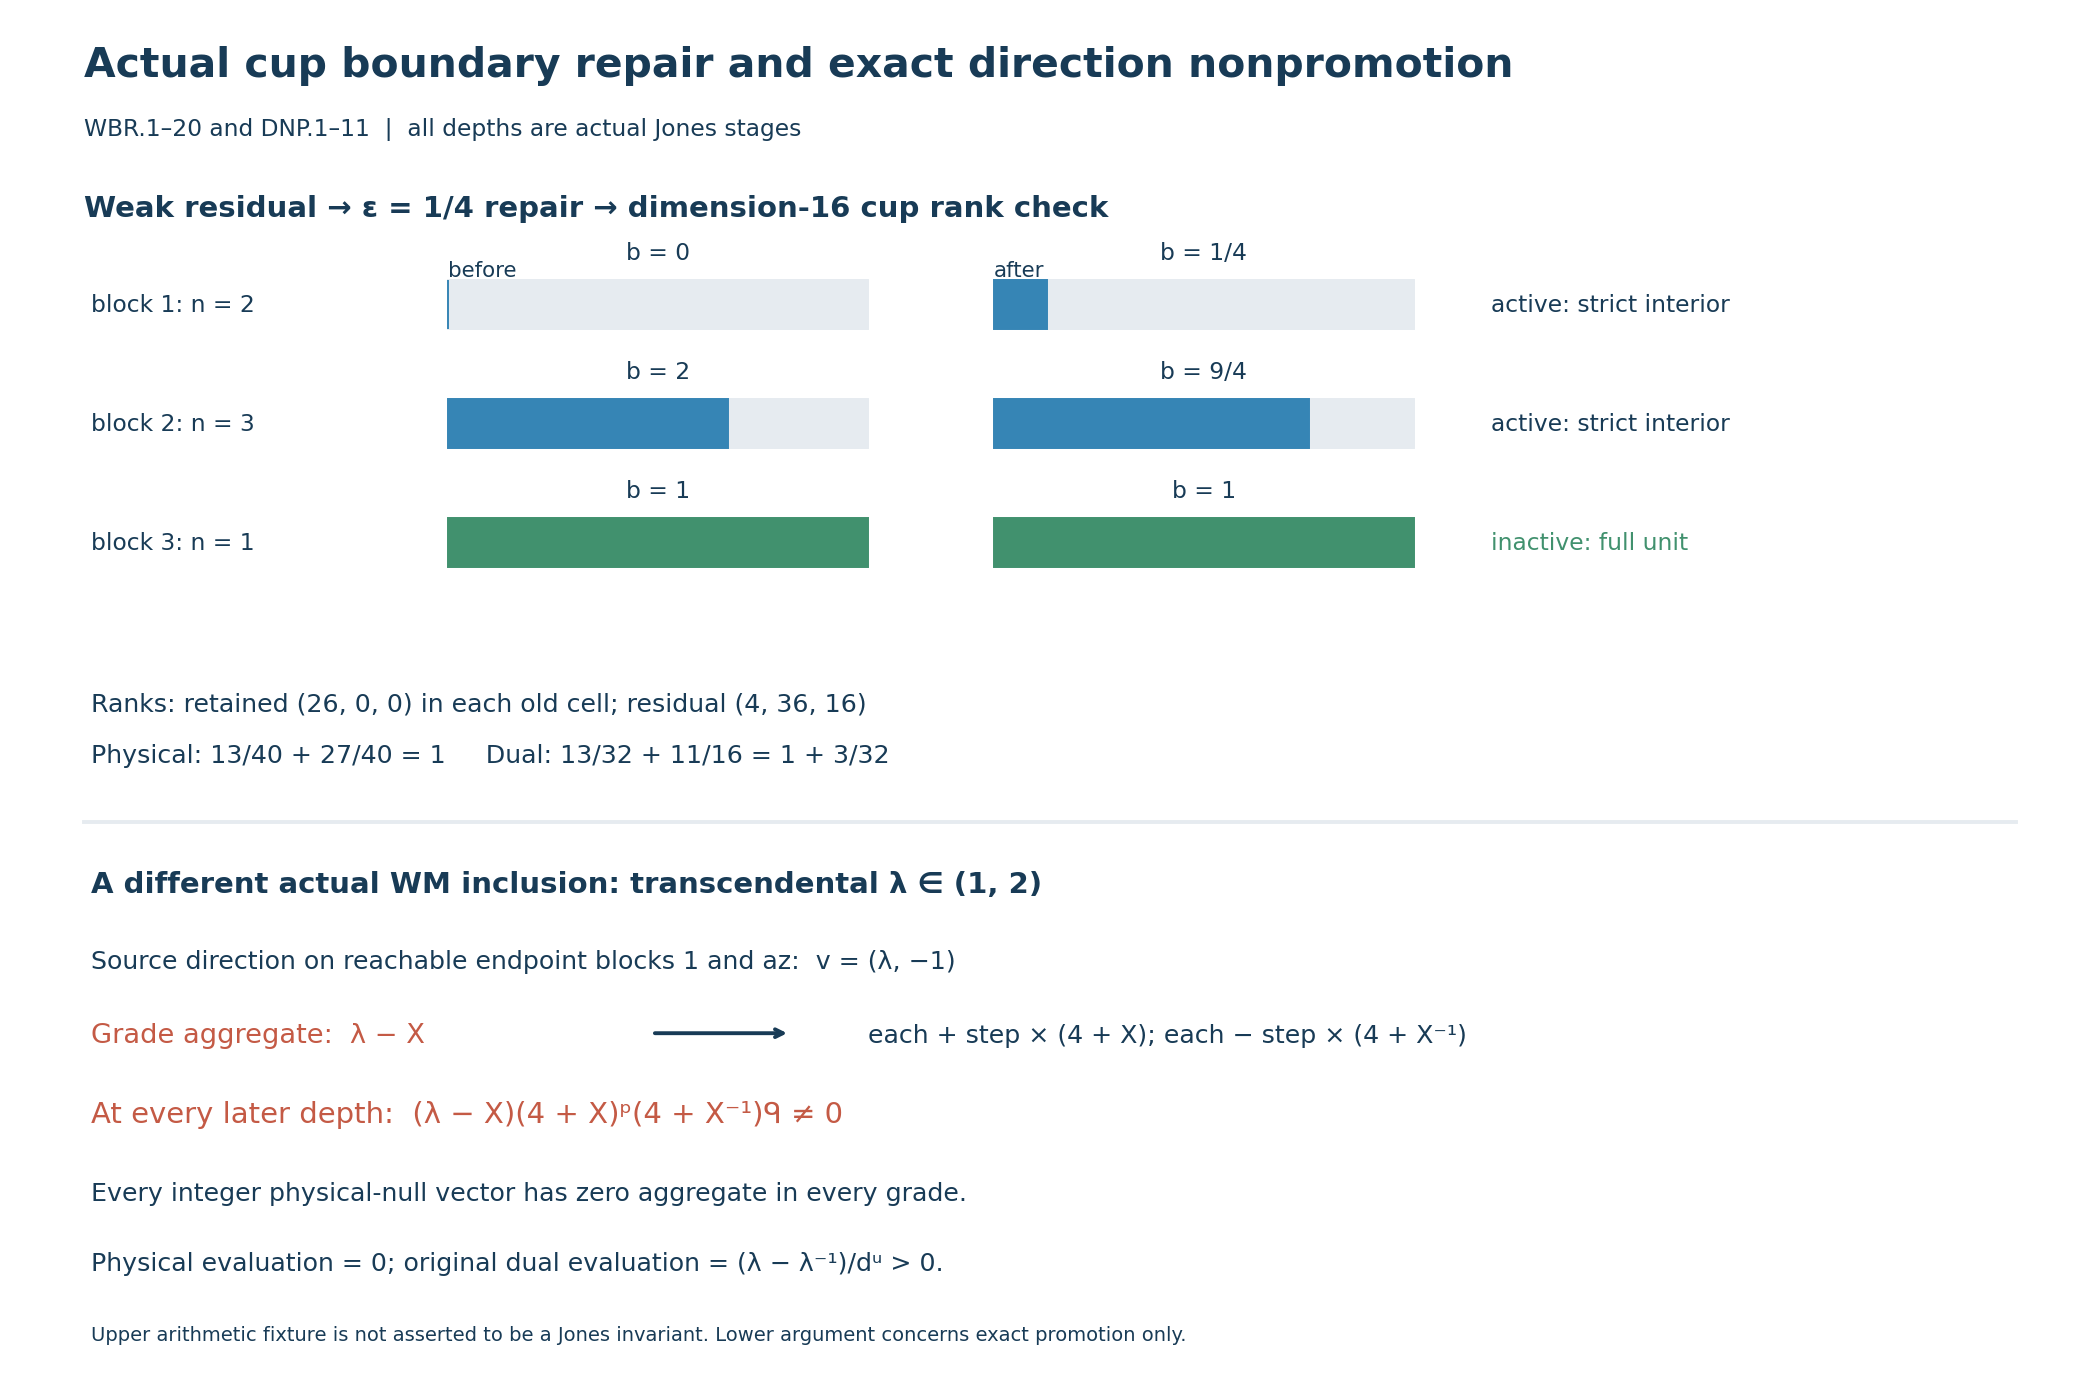

This figure's Python source:
"""Exact finite checks and Figure WBR/DNP.

Code and diagram: GPT-6.1 Sol (OpenAI), October 2026. CC0-1.0.
Requires Python, SymPy and Matplotlib. No external data or private files.
"""
from pathlib import Path
from fractions import Fraction as Q
from math import ceil, comb, lcm
import datetime, hashlib, json, random
import sympy as sp
import matplotlib
matplotlib.use('Agg')
matplotlib.rcParams['svg.hashsalt']='actual-trace-fiber-v24'
import matplotlib.pyplot as plt
from matplotlib.patches import Rectangle

D = Path(__file__).resolve().parent

def dot(x,y):
    return sum((a*b for a,b in zip(x,y)),Q())

def fl(x):
    return x.numerator//x.denominator

def integral_intersection(kappas,inactive,s):
    if not kappas:
        return []
    K=sp.Matrix(s,len(kappas),lambda b,t:kappas[t][b])
    KE=K[list(inactive),:] if inactive else sp.zeros(0,len(kappas))
    result=[]
    for c in KE.nullspace():
        v=K*c
        if not any(v):
            continue
        den=lcm(*(int(x.q) for x in v))
        result.append([int(den*x) for x in v])
    # Removing redundant columns is unnecessary for the theorem, but makes
    # the tested rounding coefficients unique in their span.
    if result:
        B=sp.Matrix(s,len(result),lambda b,t:result[t][b])
        result=[result[t] for t in B.rref()[1]]
    return result

def boundary(n,weights,hs,aa,kappas,zz,epsilon,index,depth):
    s=len(n); r=len(hs)
    H=[sum(h[b] for h in hs) for b in range(s)]
    assert all(dot(weights[0],k)==0 for k in kappas)
    assert dot(weights[0],zz)==0
    assert all(dot(w,n)==1 and min(w)>0 for w in weights)
    assert all(0<=aa[i][b]<=hs[i][b]<=n[b] for i in range(r) for b in range(s))
    bs=[Q(n[b])-sum(a[b] for a in aa)+zz[b] for b in range(s)]
    assert all(0<=x<=n[b] for b,x in enumerate(bs))
    if not any(H):
        assert not any(zz)
        return {'empty':True,'trace_vertices':s}
    E=[b for b in range(s) if H[b]==0 and zz[b]==0]
    A=[b for b in range(s) if b not in E]
    nu=min([Q(1)]+[Q(n[b],2*H[b]) for b in range(s) if H[b]])
    ax=[[(1-epsilon)*aa[i][b]+epsilon*nu*hs[i][b] for b in range(s)] for i in range(r)]
    zx=[(1-epsilon)*v for v in zz]
    bx=[Q(n[b])-sum(a[b] for a in ax)+zx[b] for b in range(s)]
    assert all(0<bx[b]<n[b] for b in A)
    assert all(bx[b]==n[b] and zx[b]==0 and all(a[b]==0 for a in ax) for b in E)
    kk=integral_intersection(kappas,E,s)
    assert all(dot(weights[0],v)==0 and all(v[b]==0 for b in E) for v in kk)
    if kk:
        B=sp.Matrix(s,len(kk),lambda b,t:kk[t][b])
        theta=B.gauss_jordan_solve(sp.Matrix([sp.Rational(z.numerator,z.denominator) for z in zx]))[0]
        th=[Q(int(x.p),int(x.q)) for x in theta]
    else:
        assert not any(zx)
        th=[]
    eta=min(min(bx[b],n[b]-bx[b]) for b in A)
    K=Q(max(sum(abs(v[b]) for v in kk) for b in A),2)
    cutoff=max(1,ceil((r+K)/eta))
    totals=[dict(retained=Q(),loss=Q(),residual=Q(),correction=Q()) for w in weights]
    unit=Q();minimum=Q();small=Q();vertices=0;blocks=[]
    for ell in range(depth+1):
        if index==2 and ell<depth:
            continue
        dim=2**ell; multiplicity=comb(depth,ell)
        gamma=(1/index)**ell*(1-2/index)**(depth-ell)
        mass=multiplicity*gamma
        unit+=dim*mass;minimum+=mass
        large=dim>=cutoff
        if large:
            us=[[fl(dim*a[b]) for b in range(s)] for a in ax]
            ks=[fl(dim*t+Q(1,2)) for t in th]
            ts=[dim*n[b]-sum(u[b] for u in us)+sum(k*v[b] for k,v in zip(ks,kk)) for b in range(s)]
            assert all(-K<=ts[b]-dim*bx[b]<r+K for b in A)
        else:
            small+=dim*mass
            us=[[0]*s for _ in hs];ks=[0]*len(kk);ts=[dim*x for x in n]
        assert all(ts[b]==dim*n[b] for b in E)
        assert all(0<=ts[b]<=dim*n[b] for b in range(s))
        assert all(0<=us[i][b]<=dim*hs[i][b] for i in range(r) for b in range(s))
        for b in range(s):
            # Every finite normalized trace on this actual cup subalgebra is
            # a convex combination of these block-trace vertices.
            assert 0<=Q(ts[b],dim*n[b])<=1
            assert all(0<=Q(u[b],dim*n[b])<=1 for u in us)
            vertices+=1
        for j,w in enumerate(weights):
            ret=sum((dot(w,u) for u in us),Q())
            loss=sum((dot(w,[dim*hs[i][b]-us[i][b] for b in range(s)]) for i in range(r)),Q())
            residual=dot(w,ts)
            correction=sum((k*dot(w,v) for k,v in zip(ks,kk)),Q())
            assert residual-(dim-ret)==correction
            for name,val in [('retained',ret),('loss',loss),('residual',residual),('correction',correction)]:
                totals[j][name]+=mass*val
        blocks.append(dict(dimension=dim,large=large,retained=us,residual=ts,exchange=ks))
    assert unit==1 and minimum==(1-1/index)**depth
    assert totals[0]['residual']==1-totals[0]['retained']
    for j,w in enumerate(weights):
        S=sum((dot(w,h) for h in hs),Q())
        C=sum((dot(w,[Q(hs[i][b])-aa[i][b] for b in range(s)]) for i in range(r)),Q())
        Cx=sum((dot(w,[Q(hs[i][b])-ax[i][b] for b in range(s)]) for i in range(r)),Q())
        Ax=sum((dot(w,a) for a in ax),Q());WA=sum((w[b] for b in A),Q())
        assert Cx==(1-epsilon)*C+epsilon*(1-nu)*S and Cx<=C+epsilon*S
        bound=Cx+r*WA*minimum+Ax*small
        coarse=C+epsilon*S+(r*WA+(cutoff-1)*Ax)*minimum
        assert totals[j]['loss']<=bound<=coarse
        assert totals[j]['residual']-(1-totals[j]['retained'])==totals[j]['correction']
        totals[j].update(S=S,C=C,C_repaired=Cx,bound=bound,coarse=coarse)
    R0=(cutoff-1).bit_length()
    tail=sum((Q(comb(depth,ell))*(2/index)**ell*(1-2/index)**(depth-ell) for ell in range(min(depth+1,R0))),Q())
    assert tail==small
    return dict(empty=False,inactive=E,active=A,nu=nu,residual_real=bx,cutoff=cutoff,kernel=kk,totals=totals,blocks=blocks,trace_vertices=vertices)

n=[2,3,1]
wt=[Q(1,10),Q(1,5),Q(1,5)]
wr=[Q(1,8),Q(1,8),Q(3,8)]
whigh=[Q(2,5),Q(1,50),Q(7,50)] # S_dual=8/5>1
weights=[wt,wr,whigh,[Q(1,6)]*3]
hs=[[2,0,0],[2,0,0]];aa=[[Q(x) for x in h] for h in hs]
kappas=[[2,-1,0],[2,0,-1],[0,1,-1]];zz=[Q(2),Q(-1),Q()]
fixture=boundary(n,weights,hs,aa,kappas,zz,Q(1,4),Q(2),4)
assert fixture['inactive']==[2] and fixture['cutoff']==12
assert fixture['residual_real']==[Q(1,4),Q(9,4),Q(1)]
assert fixture['totals'][0]['retained']==Q(13,40) and fixture['totals'][0]['residual']==Q(27,40)
assert fixture['totals'][1]['retained']==Q(13,32) and fixture['totals'][1]['residual']==Q(11,16)
assert fixture['totals'][1]['correction']==Q(3,32)
assert fixture['totals'][2]['S']==Q(8,5)
tested=0;vertices=0
for eps in [Q(1,50),Q(1,20),Q(1,10),Q(1,4),Q(1,2),Q(3,4)]:
    for index in [Q(2),Q(5,2),Q(3),Q(5)]:
        for depth in [0,1,2,4,8,16]:
            result=boundary(n,weights,hs,aa,kappas,zz,eps,index,depth)
            tested+=1;vertices+=result['trace_vertices']
# Exact no-kernel and zero-family conventions, including retained-zero cells.
for ranks in [[],[[0,0,0]],[[1,0,0]],[[2,0,1]]]:
    h0=ranks;a0=[[Q(x) for x in h] for h in h0]
    for index in [Q(2),Q(3)]:
        for depth in [0,3,12]:
            result=boundary(n,weights,h0,a0,[],[Q()]*3,Q(1,5),index,depth)
            tested+=1;vertices+=result['trace_vertices']

rng=random.Random(2409)
accepted=0
while accepted<160:
    h0=[[rng.randrange(n[b]+1) for b in range(3)] for i in range(rng.randrange(1,4))]
    a0=[[Q(h[b]*rng.randrange(5),4) for b in range(3)] for h in h0]
    th=[Q(rng.randrange(-4,5),4),Q(rng.randrange(-4,5),4)]
    z0=[sum((th[t]*kappas[t][b] for t in range(2)),Q()) for b in range(3)]
    b0=[Q(n[b])-sum(a[b] for a in a0)+z0[b] for b in range(3)]
    if not all(0<=b0[b]<=n[b] for b in range(3)):
        continue
    result=boundary(n,weights,h0,a0,kappas,z0,Q(1,rng.randrange(2,12)),rng.choice([Q(2),Q(5,2),Q(3)]),rng.randrange(0,13))
    accepted+=1;tested+=1;vertices+=result['trace_vertices']

# Actual five-label endpoint enumeration, with the full parity subgroup retained.
# An endpoint is (finite lamp set, translation triple, central integer grade).
zero=(frozenset(),(0,0,0),0)
az=(frozenset({(0,0,0)}),(0,0,0),1)
def mul(a,b):
    lamps,v,r=a;other,w,t=b
    shifted=frozenset(tuple(v[j]+x[j] for j in range(3)) for x in other)
    return (lamps.symmetric_difference(shifted),tuple(v[j]+w[j] for j in range(3)),r+t)
def labels(sign):
    return [zero,(az[0],az[1],sign)]+[(frozenset(),tuple(sign if j==axis else 0 for j in range(3)),0) for axis in range(3)]
def step(coeffs,sign):
    out={}
    for g,c in coeffs.items():
        for label in labels(sign):
            h=mul(g,label);out[h]=out.get(h,0)+c
    return out
X,T=sp.symbols('X T',nonzero=True)
def aggregate(coeffs):
    return sp.expand(sum(c*X**g[2] for g,c in coeffs.items()))
endpoint_checks=0;endpoint_counts=[]
for phase in [1,-1]:
    source=step(step({zero:1},phase),-phase)
    assert zero in source and az in source
    assert aggregate(source)==sp.expand((4+X)*(4+X**-1))
    assert all(g[2]%2==len(g[0])%2 for g in source)
    direction={zero:T,az:-1};expected=T-X
    counts=source;den=(4+T)*(4+T**-1)
    dualden=den
    for t in range(7):
        agg=aggregate(direction)
        assert sp.expand(agg-expected)==0 and agg!=0
        assert sp.simplify(agg.subs(X,T)/den)==0
        assert sp.simplify(agg.subs(X,T**-1)/dualden-(T-T**-1)/((4+T)*(4+T**-1)))==0
        assert all(g[2]%2==len(g[0])%2 for g in direction)
        assert sum(counts.values())==5**(2+t)
        endpoint_checks+=1
        endpoint_counts.append(dict(phase=phase,tail_depth=t,full_endpoint_blocks=len(counts),direction_endpoint_blocks=len(direction)))
        sign=phase*(-1)**t
        factor=4+X**sign
        expected=sp.expand(expected*factor)
        direction=step(direction,sign);counts=step(counts,sign)
        den*=4+T**sign;dualden*=4+T**(-sign)

# Reproducible research illustration, with exact labels rather than a false
# numerical transcendental approximation. Positions encode layout only.
fig=plt.figure(figsize=(15,10),dpi=140,facecolor='white')
ax=fig.add_axes([0,0,1,1]);ax.set_xlim(0,15);ax.set_ylim(0,10);ax.axis('off')
navy='#183b56';blue='#3685b5';green='#41916e';red='#c45a45';gray='#e6ebf0'
ax.text(.6,9.45,'Actual cup boundary repair and exact direction nonpromotion',fontsize=21,color=navy,weight='bold')
ax.text(.6,9.03,'WBR.1–20 and DNP.1–11  |  all depths are actual Jones stages',fontsize=12,color=navy)
ax.text(.6,8.45,'Weak residual → ε = 1/4 repair → dimension-16 cup rank check',fontsize=15,color=navy,weight='bold')
for j,(cap,old,new) in enumerate(zip(n,[Q(0),Q(2),Q(1)],[Q(1,4),Q(9,4),Q(1)])):
    y=7.65-j*.85
    ax.text(.65,y+.12,f'block {j+1}: n = {cap}',fontsize=12,color=navy)
    for x,val in [(3.2,old),(7.1,new)]:
        ax.add_patch(Rectangle((x,y),3,.35,color=gray))
        ax.add_patch(Rectangle((x,y),3*float(val)/cap,.35,color=green if j==2 else blue))
        ax.text(x+1.5,y+.49,f'b = {val}',ha='center',fontsize=12,color=navy)
    ax.text(10.65,y+.12,'inactive: full unit' if j==2 else 'active: strict interior',fontsize=12,color=green if j==2 else navy)
ax.text(3.2,8.02,'before',fontsize=11,color=navy)
ax.text(7.1,8.02,'after',fontsize=11,color=navy)
ax.text(.65,4.92,'Ranks: retained (26, 0, 0) in each old cell; residual (4, 36, 16)',fontsize=13,color=navy)
ax.text(.65,4.55,'Physical: 13/40 + 27/40 = 1     Dual: 13/32 + 11/16 = 1 + 3/32',fontsize=13,color=navy)
ax.plot([.6,14.4],[4.13,4.13],color=gray,lw=2)
ax.text(.65,3.62,'A different actual WM inclusion: transcendental λ ∈ (1, 2)',fontsize=15,color=navy,weight='bold')
ax.text(.65,3.08,'Source direction on reachable endpoint blocks 1 and az:  v = (λ, −1)',fontsize=13,color=navy)
ax.text(.65,2.55,'Grade aggregate:  λ − X',fontsize=14,color=red)
ax.text(6.2,2.55,'each + step × (4 + X); each − step × (4 + X⁻¹)',fontsize=13,color=navy)
ax.annotate('',xy=(5.65,2.62),xytext=(4.65,2.62),arrowprops=dict(arrowstyle='->',color=navy,lw=2))
ax.text(.65,1.98,'At every later depth:  (λ − X)(4 + X)ᵖ(4 + X⁻¹)ᑫ ≠ 0',fontsize=15,color=red)
ax.text(.65,1.42,'Every integer physical-null vector has zero aggregate in every grade.',fontsize=13,color=navy)
ax.text(.65,.92,'Physical evaluation = 0; original dual evaluation = (λ − λ⁻¹)/dᵘ > 0.',fontsize=13,color=navy)
ax.text(.65,.42,'Upper arithmetic fixture is not asserted to be a Jones invariant. Lower argument concerns exact promotion only.',fontsize=10,color=navy)
fig.savefig(D/'boundary-and-direction-v24.png',dpi=140)
fig.savefig(D/'boundary-and-direction-v24.svg',metadata={'Date':None})
plt.close(fig)

report={
    'checked_at_utc':datetime.datetime.now(datetime.timezone.utc).isoformat(),
    'boundary_constructions':tested,'finite_trace_simplex_vertices':vertices,
    'actual_full_endpoint_symbolic_checks':endpoint_checks,
    'actual_endpoint_counts':endpoint_counts,
    'fixture':fixture,
    'scope':'Exact rational arithmetic and formal actual five-label endpoint checks; not a proof of the unrestricted allocation.',
    'cc0':'CC0-1.0',
}
def serial(obj):
    if isinstance(obj,Q):return str(obj)
    raise TypeError(type(obj).__name__)
(D/'CHECKS.json').write_text(json.dumps(report,ensure_ascii=False,indent=2,default=serial)+'\n',encoding='utf-8')
print(json.dumps({k:report[k] for k in ['boundary_constructions','finite_trace_simplex_vertices','actual_full_endpoint_symbolic_checks']}))
